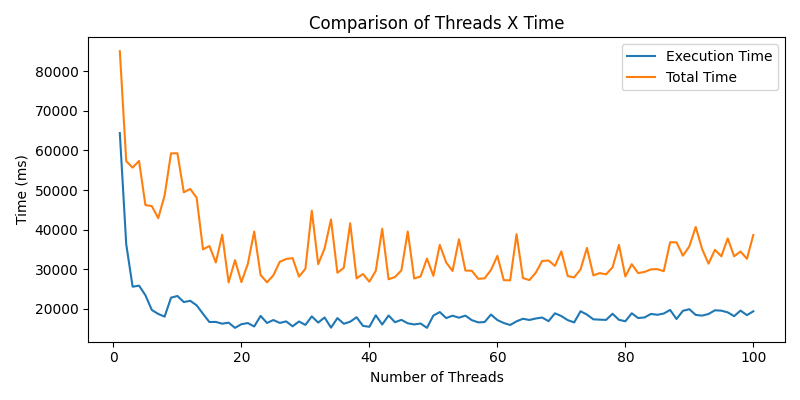

This figure's Python source:
import numpy as np
from matplotlib import pyplot as plt
a = np.genfromtxt("time.txt", delimiter=" ")

plt.figure(figsize=(8,4), tight_layout=True)
plt.plot(a[:,0],a[:,1],label="Execution Time")
plt.plot(a[:,0],a[:,2],label="Total Time")
plt.xlabel('Number of Threads')
plt.ylabel('Time (ms)')
plt.title('Comparison of Threads X Time')
plt.legend()
plt.savefig("graphic.png")